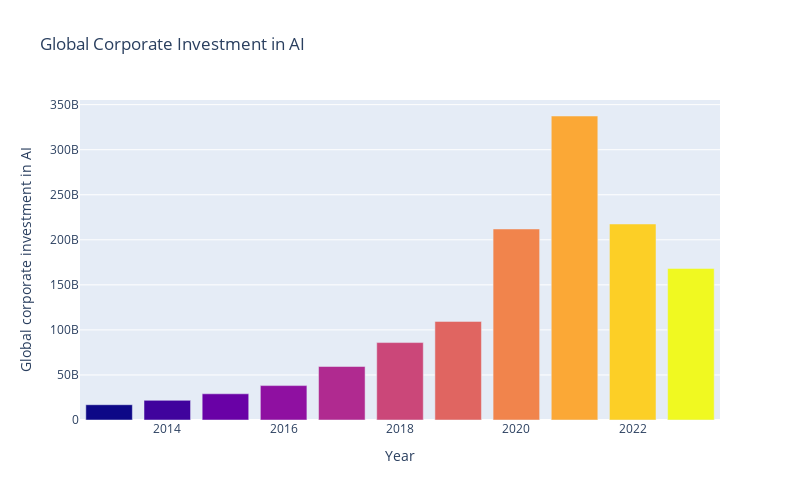

Write notebook code for a chart like this one.
### Code cell
fig = px.bar(df, x='Year', y='Global corporate investment in AI',
             color='Year',
             height = 500, width = 800,
             title = 'Global Corporate Investment in AI')
fig.update(layout_coloraxis_showscale=False)
fig.show()

### Figure 1 — Plotly figure (JSON) as saved in the notebook; plotly's stock layout.template omitted (floating-point values rounded to 4 significant figures)
{"data": [{"alignmentgroup": "True", "hovertemplate": "Year=%{marker.color}<br>Global corporate investment in AI=%{y}<extra></extra>", "legendgroup": "", "marker": {"color": [2013, 2014, 2015, 2016, 2017, 2018, 2019, 2020, 2021, 2022, 2023], "coloraxis": "coloraxis", "pattern": {"shape": ""}}, "name": "", "offsetgroup": "", "orientation": "v", "showlegend": false, "textposition": "auto", "type": "bar", "x": [2013, 2014, 2015, 2016, 2017, 2018, 2019, 2020, 2021, 2022, 2023], "xaxis": "x", "y": [16947452403, 21793308879, 29072854359, 38183017584, 59385279935, 85918060475, 109455247701, 212002677904, 337400000000, 217540668864, 168219155540], "yaxis": "y"}], "layout": {"barmode": "relative", "coloraxis": {"colorbar": {"title": {"text": "Year"}}, "colorscale": [[0, "#0d0887"], [0.1111, "#46039f"], [0.2222, "#7201a8"], [0.3333, "#9c179e"], [0.4444, "#bd3786"], [0.5556, "#d8576b"], [0.6667, "#ed7953"], [0.7778, "#fb9f3a"], [0.8889, "#fdca26"], [1, "#f0f921"]], "showscale": false}, "height": 500, "legend": {"tracegroupgap": 0}, "title": {"text": "Global Corporate Investment in AI"}, "width": 800, "xaxis": {"anchor": "y", "domain": [0, 1], "title": {"text": "Year"}}, "yaxis": {"anchor": "x", "domain": [0, 1], "title": {"text": "Global corporate investment in AI"}}}}
